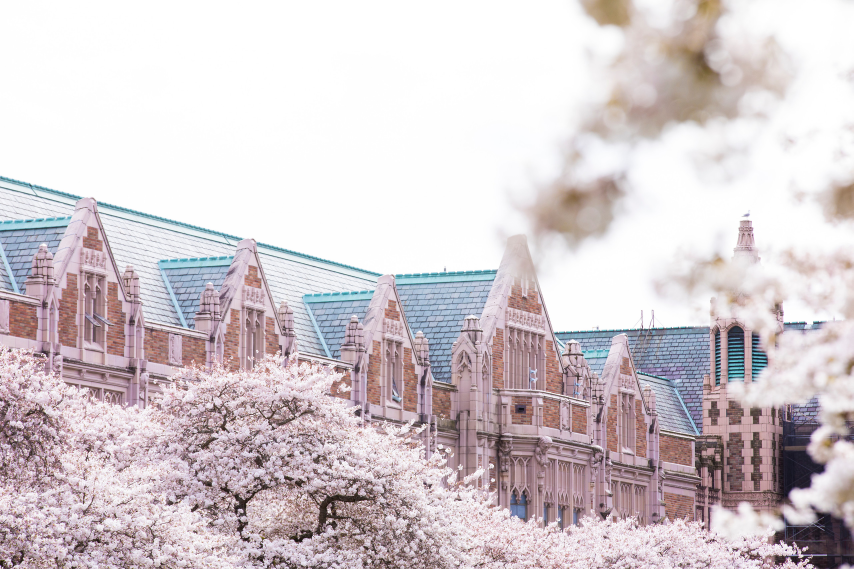
#> input picture cherryb.jpeg, 2560 x 1707 px, given in place of the camera (shown at 1/3 size)
$ python color_masking.py
#> lines starting #> are read from the running program, lines starting #| are printed output that depends on the picture; after the words box and inside, x2 and y2 are one past the last pixel; in counts of white or black regions, pixels touching at a corner belong together
import numpy as np
import cv2
import imutils

cap = cv2.VideoCapture(0)
while True:
    ret, frame = cap.read()
#> frame is the input picture: shape (1707, 2560, 3); mean B, G, R 205.8, 202, 211.4
    width = int(cap.get(3))
    height = int(cap.get(4))

    # takes RGB pixel values to HSV values
    hsv = cv2.cvtColor(frame, cv2.COLOR_BGR2HSV)
#> hsv: shape (1707, 2560, 3); mean H, S, V 75.7, 23.3, 214.4
    color_bounds = dict()

    color_bounds["Red"] = np.array([[0, 60, 120], [10, 255, 255]])
    color_bounds["Orange"] = np.array([[11, 60, 80], [25, 255, 255]])
    color_bounds["Yellow"] = np.array([[26, 60, 120], [35, 255, 255]])
    color_bounds["Green"] = np.array([[36, 60, 80], [70, 255, 255]])
    color_bounds["Blue"] = np.array([[71, 60, 0], [120, 255, 255]])
    color_bounds["Purple"] = np.array([[121, 60, 80], [140, 255, 255]])
    color_bounds["Pink"] = np.array([[141, 60, 80], [179, 255, 255]])
    color_bounds["White"] = np.array([[0, 0, 200], [179, 60, 255]])
    color_bounds["Black"] = np.array([[0, 0, 0], [179, 60, 50]])
    color_bounds["Brown"] = np.array([[0, 0, 120], [10, 59, 119]])

    colors = list(color_bounds.keys())
    masks = list()
    for color in colors:
        mask = cv2.inRange(hsv, color_bounds[color][0, :], color_bounds[color][1, :])
        masks.append(mask)
#> this loop made 10 passes
#> pass 1, `mask = cv2.inRange(hsv, color_bounds[color][0, :], color_bounds[color]..`:
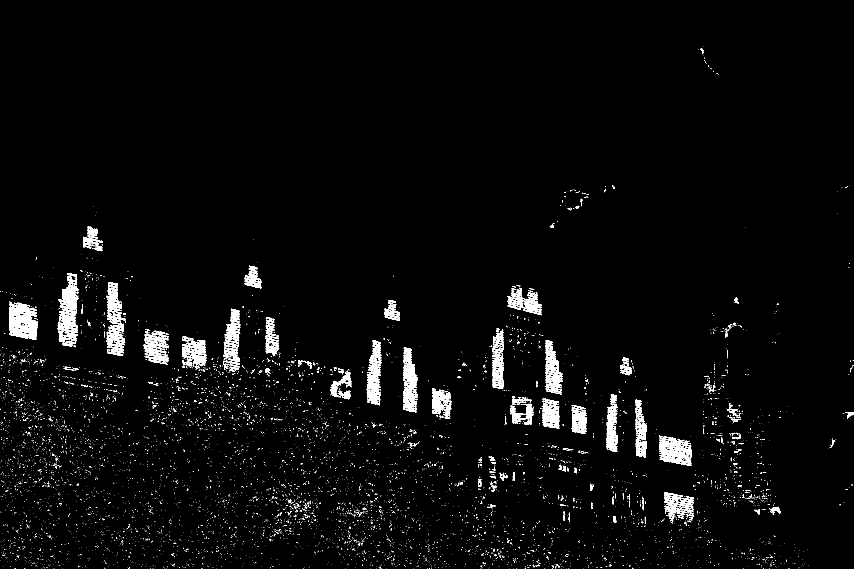
#> mask: shape (1707, 2560) (shown at 1/3 size); 2.5% white; 8277 white regions (7870 under 20 px), largest, box (x1, y1, x2, y2) and area: (27, 904, 114, 1019) 6160, (1977, 1319, 2076, 1379) 2793, (546, 1022, 619, 1099) 2672
#> pass 2, `mask = cv2.inRange(hsv, color_bounds[color][0, :], color_bounds[color]..`:
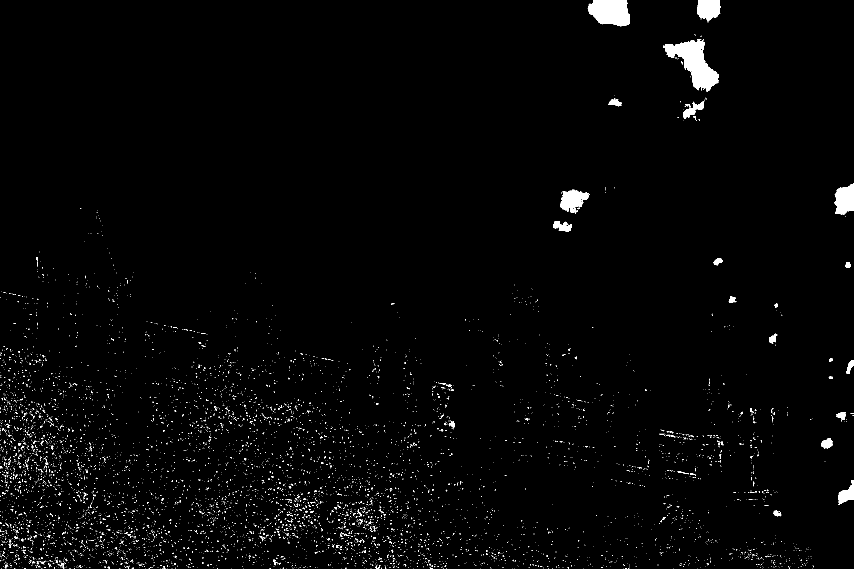
#> mask: shape (1707, 2560) (shown at 1/3 size); 1.5% white; 7522 white regions (7400 under 20 px), largest, box (x1, y1, x2, y2) and area: (1995, 117, 2157, 275) 11118, (1764, 0, 1890, 79) 7828, (2504, 551, 2560, 644) 3957
#> pass 3, `mask = cv2.inRange(hsv, color_bounds[color][0, :], color_bounds[color]..`:
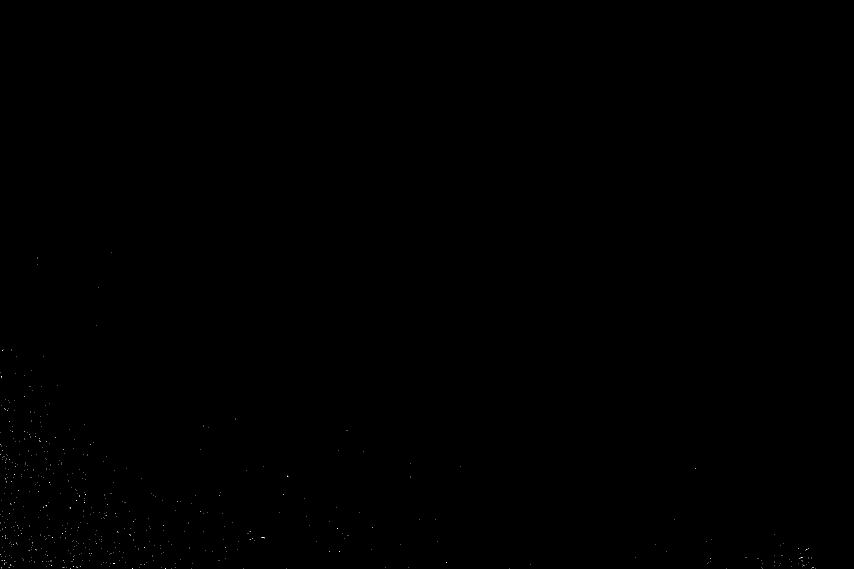
#> mask: shape (1707, 2560) (shown at 1/3 size); 0.02% white in thin lines or dots, all inside (x1, y1, x2, y2) = (0, 757, 2448, 1707)
#> after the loop, masks = 10 items

    contours = list()
    for mask in masks:
        contour = cv2.findContours(mask, cv2.RETR_TREE, cv2.CHAIN_APPROX_SIMPLE)
        contour = imutils.grab_contours(contour)
        contours.append(contour)
#> this loop made 10 passes
#> contour on passes 3, 4, 10: 563 contours, all with area under 20, 121 contours, all with area under 20, 0 contours
#> after the loop, contours = 10 items

    for i in range(len(contours)):
        for c in contours[i]:
            area = cv2.contourArea(c)
            if area > 5000:
                cv2.drawContours(frame, [c], -1, (0, 255, 0), 3)
                M = cv2.moments(c)

                cx = int(M["m10"] / M["m00"])
                cy = int(M["m01"] / M["m00"])

                patch = np.zeros((100, 3))
                for j in range(-5, 5):
                    for k in range(-5, 5):
                        indx = (j + 5) * 10 + (k + 5)
                        patch[indx, :] = frame[cy + j, cx + k]
                patch = np.average(patch, axis=0)

                # color = min_color(patch[0], patch[1], patch[2])
                cv2.circle(frame, (cx, cy), 7, (255, 255, 255), -1)
                color = colors[i]
                cv2.putText(frame, color, (cx - 20, cy - 20), cv2.FONT_HERSHEY_SIMPLEX, 2.5, (255, 255, 255), 3)
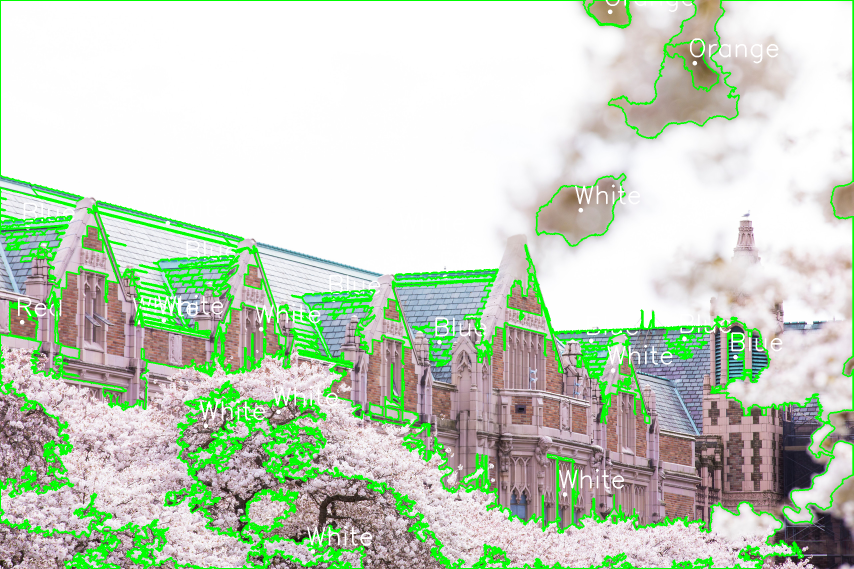
#> frame: shape (1707, 2560, 3) (shown at 1/3 size); mean B, G, R 190.8, 209.4, 196.2

    cv2.imshow('result', frame)

    # wait for frame to refresh
    k = cv2.waitKey(5)
#> (key Esc is pressed here)
    if k == 27:
        break

cap.release()
cv2.destroyAllWindows()
